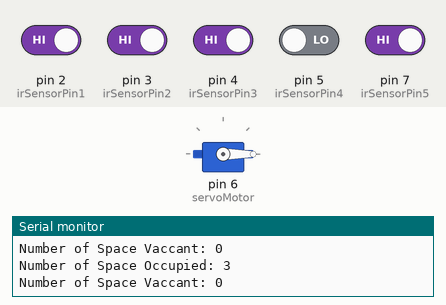
Recording of a sketch running on a simulated Arduino Uno, built with avr-gcc and run on an emulated ATmega328P. Parts: servo, the last lines printed to the serial monitor. The test bench sets the inputs (shaded band); at power-on: pin 2 (irSensorPin1), pin 3 (irSensorPin2), pin 4 (irSensorPin3), pin 7 (irSensorPin5) HIGH, pin 5 (irSensorPin4) LOW.

Above: at 2.8 s.
2.9 s: pin 5 (irSensorPin4) driven HIGH
5.5 s: pin 3 (irSensorPin2) driven LOW
At 7.1 s:
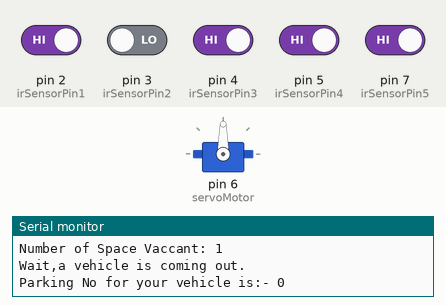
7.6 s: pin 3 (irSensorPin2) driven HIGH
At 9.4 s:
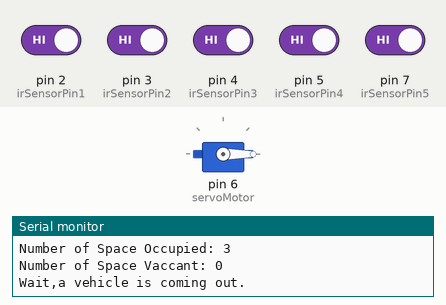
9.7 s: pin 2 (irSensorPin1) driven LOW
At 11.5 s:
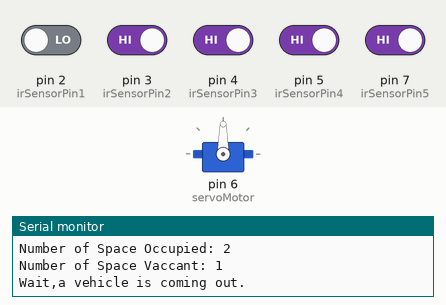
Timing chart, 0 to 12.7 s (numbered marks = the images above; inputs shaded):
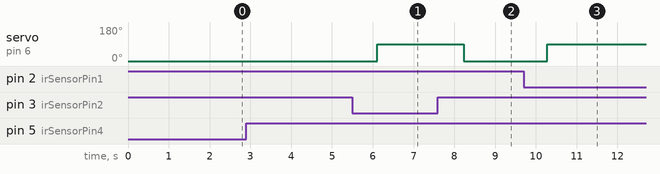

The sketch:

Smart_Parking_System.ino
```cpp
#include <Servo.h>

const int arraySize = 3;
const int irSensorPin1 = 2;
const int irSensorPin2 = 3;
const int irSensorPin3 = 4;
const int irSensorPin4 = 5;
const int irSensorPin5 = 7;

Servo servoMotor;

void setup() {
 Serial.begin(9600);
  Serial.println("Smart Parking System");
 pinMode(irSensorPin1, INPUT);
 pinMode(irSensorPin2, INPUT);
 pinMode(irSensorPin3, INPUT);
 pinMode(irSensorPin4, INPUT);
 pinMode(irSensorPin5, INPUT);
 servoMotor.attach(6);

}

void loop() {
  int placed_Occupied = 0 ;
  int placed_Vaccant = 0 ;
  int parking_no = 0;
  int sensorState1 = digitalRead(irSensorPin1);
  int sensorState2 = digitalRead(irSensorPin2);
  int sensorState3 = digitalRead(irSensorPin3);
  int sensorState4 = digitalRead(irSensorPin4);
  int sensorState5 = digitalRead(irSensorPin5);
  int numbers[arraySize] ={sensorState1, sensorState2, sensorState3};
  for (int i = 0; i < arraySize; i++) {
      if (numbers[i]  == HIGH) {
        placed_Occupied++;
      }
      else{
        placed_Vaccant++;
      }
  }
  Serial.print("Number of Space Occupied: ");
  Serial.println(placed_Occupied);
  Serial.print("Number of Space Vaccant: ");
  Serial.println(placed_Vaccant);

  if (sensorState4 == HIGH){
    Serial.println("Wait,a vehicle is coming out.");
    servoMotor.write(90);
  }
  else{
    servoMotor.write(0);
  }
  if (sensorState4 == HIGH && placed_Vaccant != 0 ){
     for (int i = 0; i < arraySize; i++) {
      if (numbers[i]  == LOW) {
        parking_no =  numbers[i];
        break;
      }
      Serial.print("Parking No for your vehicle is:- ");
      Serial.println(parking_no);
      servoMotor.write(90);
    }
  }
  else{
    servoMotor.write(0);
  }
  delay(1000);


}
```

Measured:
- after the input at 5.5 s, servo on pin 6 (servoMotor): 0° → 90° after 0.61 s
- after the input at 7.6 s, servo on pin 6 (servoMotor): 90° → 0° after 0.64 s
- after the input at 9.7 s, servo on pin 6 (servoMotor): 0° → 90° after 0.58 s
